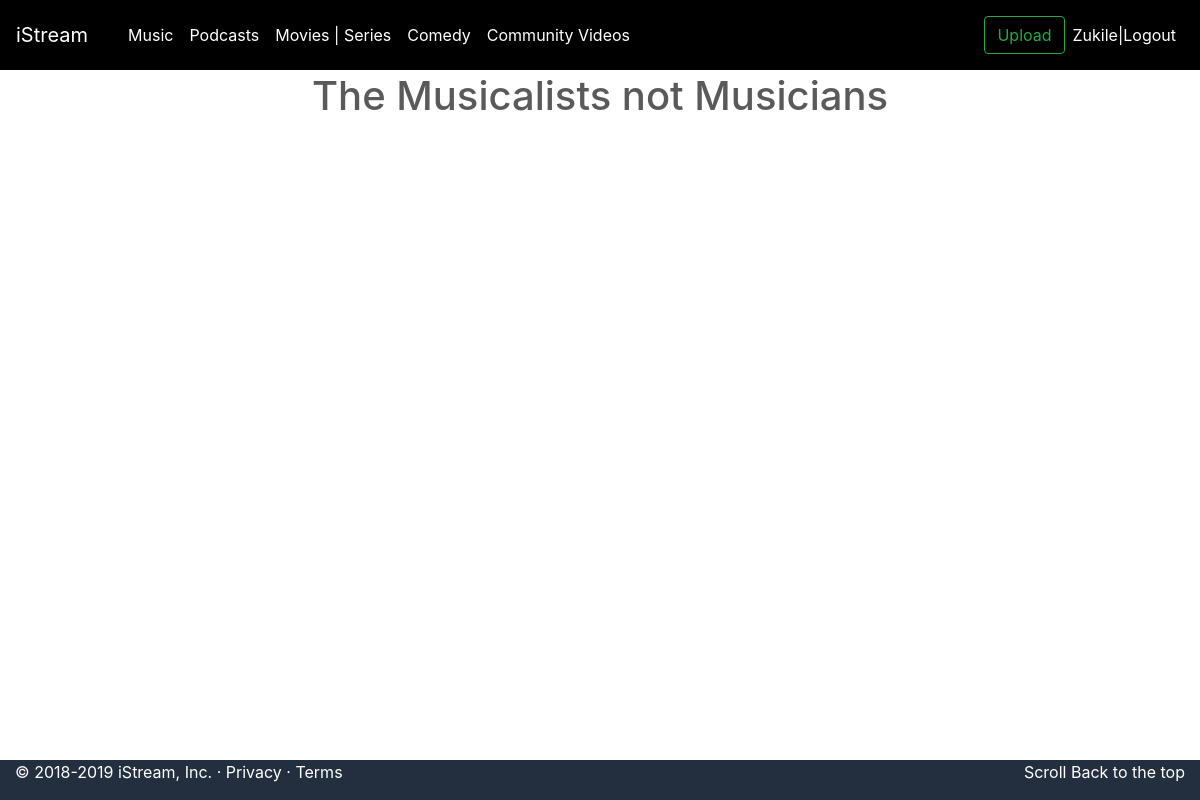
Page /music (signed in) on the earlier database version.
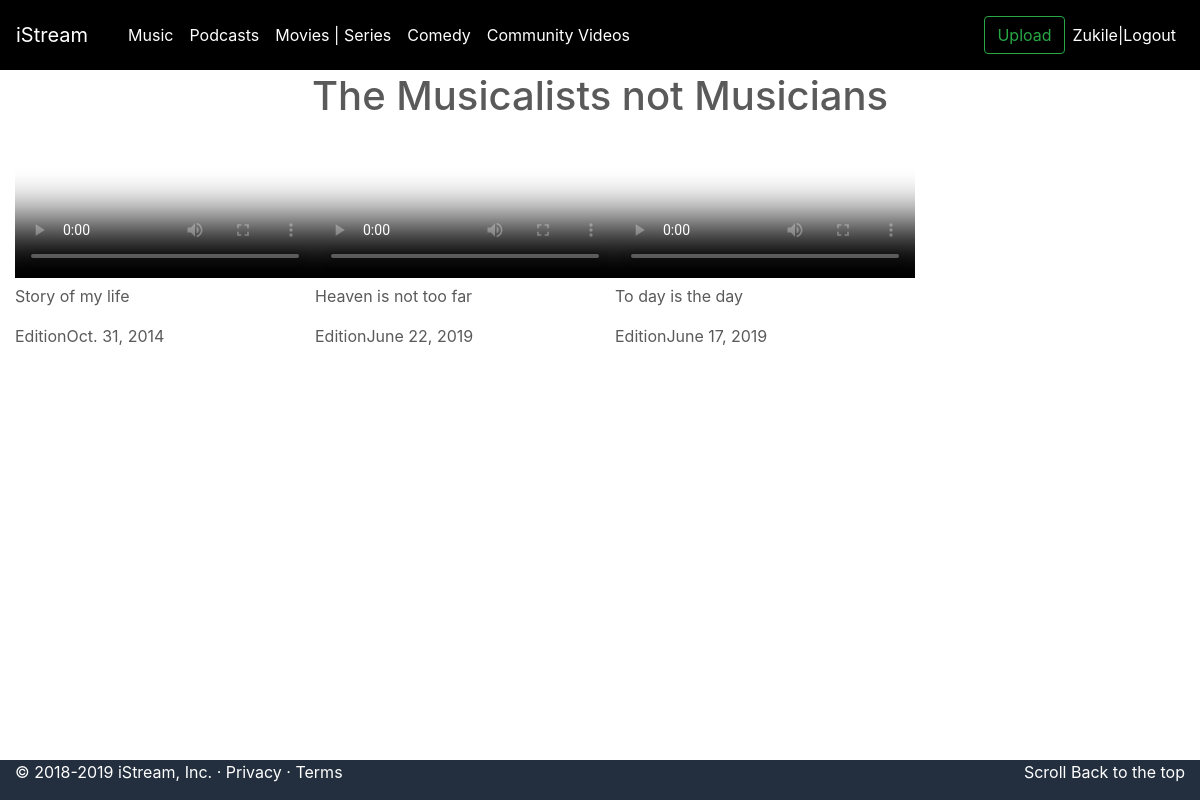
Same page on the later database version.
### entertainments/models.py (models this page shows, shortened)
class Music(models.Model):
    song_title = models.CharField(max_length=250)
    artist = models.CharField(max_length=250)
    released_date = models.DateField()
    distribution_rights = models.TextField()
    music_genre = models.CharField(choices=SONG_CHOICES, default='GENERIC', max_length=60)
    cover_image = models.ImageField(upload_to='images/',validators=[image_validation_extension])
    song = models.FileField(upload_to='audios/',validators=[video_validation_extention])#from validators.py

### entertainments/views.py (the view)
# urls.py: path("music", views.music, name="music"),
@login_required(login_url='accounts:login')
def music(request):
    context = {
        "musics": Music.objects.all()
    }
    return render(request, "entertainments/music.html", context)

### entertainments/templates/entertainments/music.html (shortened to what this page needs)
{% extends 'ads/base.html'%}
{% block content %}
<link href="https://vjs.zencdn.net/7.5.5/video-js.css" rel="stylesheet">
<br>
<h1>The Musicalists not Musicians</h1>
<div class="container-fluid">
    <div class="row">
        {% for music in musics %}
        <div class="col-sm-3">
<video id='my-video' class='video-js' controls preload='auto'
poster='{{ music.cover_image.url }}' data-setup='{}'>
  <source src='{{ music.song.url }}' type='video/mp4'>
</video>
<p>{{ music.song_title }}</p>
<p>Edition{{ music.released_date}}</p>
</div>
{% endfor %}
</div>
</div>
{% endblock content%}

Differences in the rows shown:
added Music: song_title "Story of my life", released_date "Oct. 31, 2014"
added Music: song_title "Heaven is not too far", released_date "June 22, 2019"
added Music: song_title "To day is the day", released_date "June 17, 2019"
